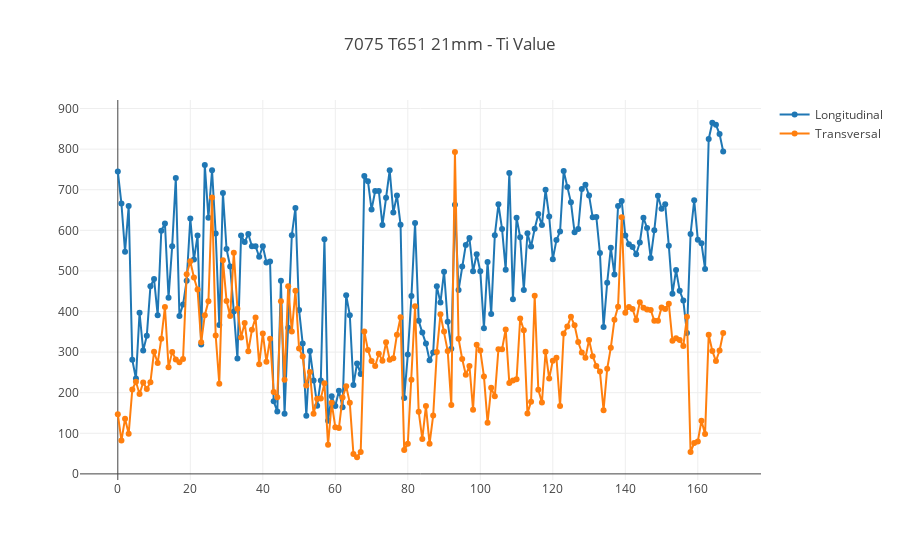

Notebook code cell kept with this figure:
### Code cell
# plot til_val and tit_val in chronological order

# .. prepare traces
trace_til_val = ply.graph_objs.Scatter(
    x=rawRapstabDf.index,
    y=rawRapstabDf['til_val'],
    mode='markers+lines',
    name='Longitudinal',
)

trace_tit_val = ply.graph_objs.Scatter(
    x=rawRapstabDf.index,
    y=rawRapstabDf['tit_val'],
    mode='markers+lines',
    name='Transversal',
)

# .. set layout
mylayout = ply.graph_objs.Layout(
    title='7075 T651 21mm - Ti Value',
)

# .. set data to plot
traces = [trace_til_val, trace_tit_val]

# .. plot
graphFilename = outputDir + mylayout.title.text + ' - Scatter in chronological order.html'
fig = ply.graph_objs.Figure(data=traces, layout=mylayout)
if (notebookGraphingOutputs == GraphOutputOption('inline')) or (notebookGraphingOutputs == GraphOutputOption('both')):
    ply.offline.iplot(fig)
if (notebookGraphingOutputs == GraphOutputOption('htmlFile')) or (notebookGraphingOutputs == GraphOutputOption('both')):
    ply.offline.plot(fig, filename=graphFilename, auto_open=GraphAutoOpenHTML)

### Figure 1 — Plotly figure (JSON) as saved in the notebook; plotly's stock layout.template omitted (floating-point values rounded to 4 significant figures; data arrays with more than 128 entries replaced by an {"elided": "..."} marker saying what was removed)
{"data": [{"mode": "markers+lines", "name": "Longitudinal", "type": "scatter", "uid": "77025cb0-2083-4dde-abe6-0d398bbb19d4", "x": {"elided": "168 int values"}, "y": {"elided": "168 int values"}}, {"mode": "markers+lines", "name": "Transversal", "type": "scatter", "uid": "4a2a0453-297b-4410-9f2e-67a55089b05f", "x": {"elided": "168 int values"}, "y": {"elided": "168 int values"}}], "layout": {"autosize": true, "title": {"text": "7075 T651 21mm - Ti Value"}, "xaxis": {"autorange": true, "range": [-10.1, 177.1], "type": "linear"}, "yaxis": {"autorange": true, "range": [-19.36, 925.4], "type": "linear"}}}
